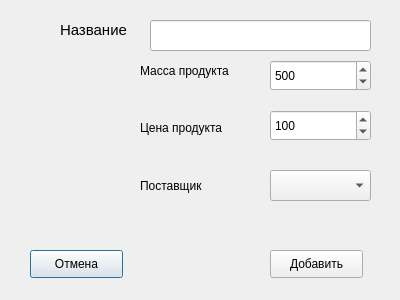
<?xml version="1.0" encoding="UTF-8"?>
<ui version="4.0">
 <class>newproduct</class>
 <widget class="QDialog" name="newproduct">
  <property name="geometry">
   <rect>
    <x>0</x>
    <y>0</y>
    <width>400</width>
    <height>300</height>
   </rect>
  </property>
  <property name="windowTitle">
   <string>Dialog</string>
  </property>
  <widget class="QPushButton" name="pushButton">
   <property name="geometry">
    <rect>
     <x>30</x>
     <y>250</y>
     <width>93</width>
     <height>28</height>
    </rect>
   </property>
   <property name="text">
    <string>Отмена</string>
   </property>
  </widget>
  <widget class="QPushButton" name="pushButton_2">
   <property name="geometry">
    <rect>
     <x>270</x>
     <y>250</y>
     <width>93</width>
     <height>28</height>
    </rect>
   </property>
   <property name="text">
    <string>Добавить</string>
   </property>
  </widget>
  <widget class="QLineEdit" name="lineEdit">
   <property name="geometry">
    <rect>
     <x>150</x>
     <y>20</y>
     <width>221</width>
     <height>31</height>
    </rect>
   </property>
  </widget>
  <widget class="QSpinBox" name="mBox">
   <property name="geometry">
    <rect>
     <x>270</x>
     <y>60</y>
     <width>101</width>
     <height>31</height>
    </rect>
   </property>
   <property name="maximum">
    <number>10000</number>
   </property>
   <property name="singleStep">
    <number>10</number>
   </property>
   <property name="value">
    <number>500</number>
   </property>
  </widget>
  <widget class="QSpinBox" name="pBox">
   <property name="geometry">
    <rect>
     <x>270</x>
     <y>110</y>
     <width>101</width>
     <height>31</height>
    </rect>
   </property>
   <property name="maximum">
    <number>10000</number>
   </property>
   <property name="value">
    <number>100</number>
   </property>
  </widget>
  <widget class="QComboBox" name="comboBox">
   <property name="geometry">
    <rect>
     <x>270</x>
     <y>170</y>
     <width>101</width>
     <height>31</height>
    </rect>
   </property>
  </widget>
  <widget class="QLabel" name="label">
   <property name="geometry">
    <rect>
     <x>60</x>
     <y>20</y>
     <width>81</width>
     <height>21</height>
    </rect>
   </property>
   <property name="text">
    <string>&lt;html&gt;&lt;head/&gt;&lt;body&gt;&lt;p&gt;&lt;span style=&quot; font-size:11pt;&quot;&gt;Название&lt;/span&gt;&lt;/p&gt;&lt;/body&gt;&lt;/html&gt;</string>
   </property>
  </widget>
  <widget class="QLabel" name="label_2">
   <property name="geometry">
    <rect>
     <x>140</x>
     <y>60</y>
     <width>121</width>
     <height>21</height>
    </rect>
   </property>
   <property name="text">
    <string>Масса продукта</string>
   </property>
  </widget>
  <widget class="QLabel" name="label_3">
   <property name="geometry">
    <rect>
     <x>140</x>
     <y>120</y>
     <width>101</width>
     <height>16</height>
    </rect>
   </property>
   <property name="text">
    <string>Цена продукта</string>
   </property>
  </widget>
  <widget class="QLabel" name="label_4">
   <property name="geometry">
    <rect>
     <x>140</x>
     <y>170</y>
     <width>111</width>
     <height>31</height>
    </rect>
   </property>
   <property name="text">
    <string>Поставщик</string>
   </property>
  </widget>
 </widget>
 <resources/>
 <connections/>
</ui>
